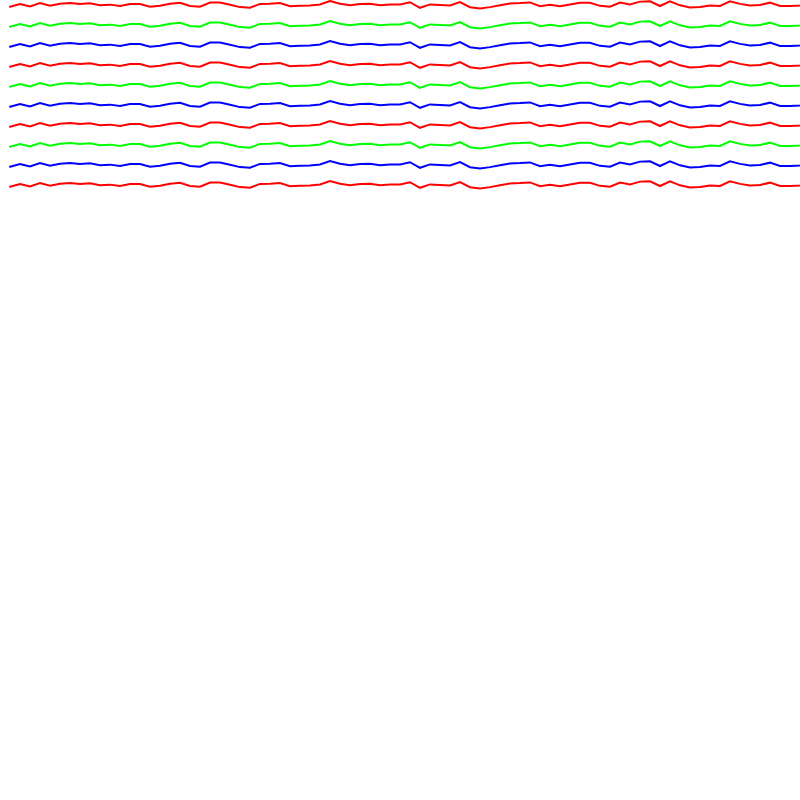
Frame 1 (no input)
Frame 2 (the mouse pressed at the canvas centre, redrawn once): identical to frame 1, image omitted

The p5.js sketch that drew this single still picture (run headless with seeded random() and noise() and a simulated clock; the mouse was pressed at the canvas centre and the sketch redrawn once):

// p5.js sketch
// ── sketch.js
var colors;
var lines = [];
var thick;
var num = 180;
var dimension = 800;

function setup() {
  // put setup code here
  createCanvas(dimension, dimension);
  rectMode(CENTER);
  angleMode(DEGREES);
  noFill();
  strokeWeight(2);
  colors = [color(255, 0, 0), color(0, 255, 0), color(0, 0, 255)];
  makeLines();
}

function draw() {
  blendMode(BLEND);
  background(255);
  for (let i = 0; i < lines.length; i++) {
    lines[i].calc();
    lines[i].render();
  }

  noLoop();
}

// FUNCTIONS ********************
function makeLines() {
  let count = 10;
  lines.splice(0, lines.length);

  for (let i = 0; i < count; i++) {
    lines.push(new Line(0, i * 20, 10, 10, colors[i % colors.length]));
  }
}

class Line {
  constructor(x, y, frequency, amplitude, color) {
    this.x = x;
    this.y = y;
    this.frequency = frequency;
    this.amplitude = amplitude;
    this.color = color;
    this.points = [];
  }

  calc() {
    // Need to calculate the position of the entire line
    for (let i = 0; i < dimension; i++) {
      this.x += this.frequency;
      let noiseVal = noise(i) * this.amplitude;
      this.points.push([this.x, this.y + noiseVal]);
    }
  }

  render() {
    // Draw the entire line
    beginShape();
    stroke(this.color);
    for (let i = 0; i < this.points.length; i++) {
      let x = this.points[i][0];
      let y = this.points[i][1];
      vertex(x, y);
    }
    endShape();
  }
}
